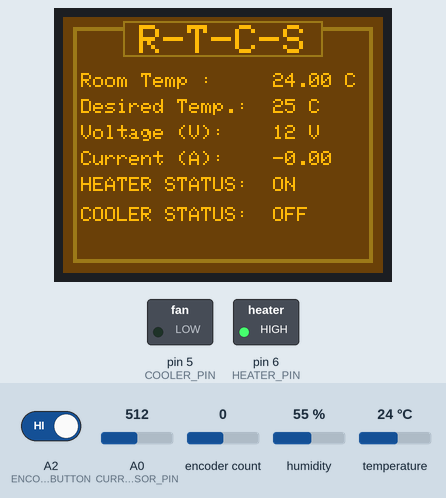
A program run on a simulated Arduino Uno, built with avr-gcc and run on an emulated ATmega328P. Shown: 160×128 colour display, switched loads named in the program (green lamp = pin HIGH). The test bench sets the inputs (shaded band); at power-on: temperature 24 °C, A2 (ENCODER_BUTTON) HIGH, encoder count 0, A0 (CURRENT_SENSOR_PIN) = 512, humidity 55 %.

Above: at 1.4 s.
1.5 s: temperature set to 28 °C
At 4.6 s:
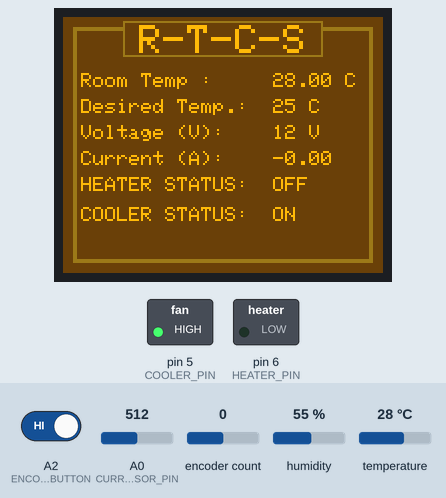
4.7 s: A2 (ENCODER_BUTTON) driven LOW
At 5.37 s:
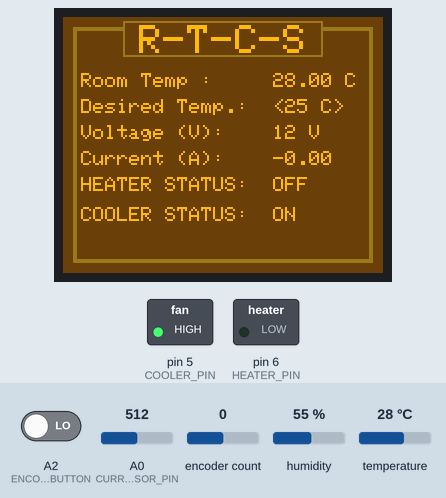
6.6 s: encoder count set to 4
At 7.1 s:
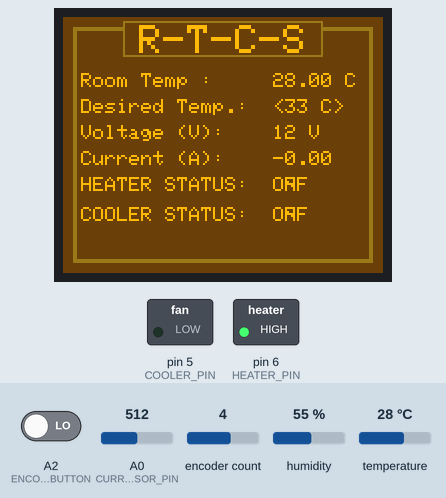
8.6 s: temperature set to 33 °C
At 11.18 s:
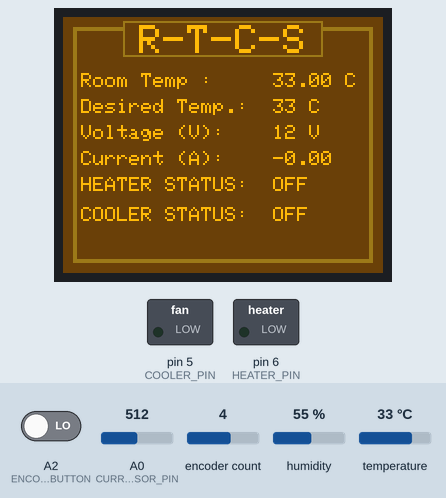
12.4 s: A0 (CURRENT_SENSOR_PIN) set to 490
At 13.52 s:
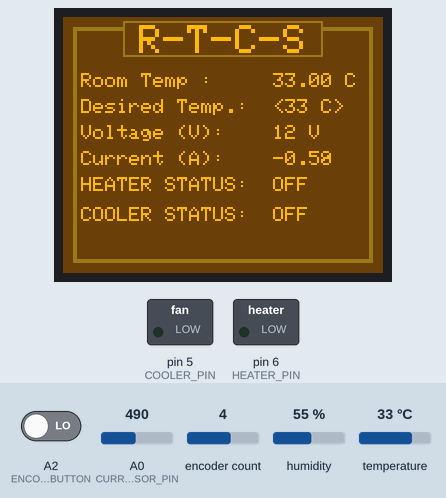
13.9 s: encoder count set to 5
At 14.75 s:
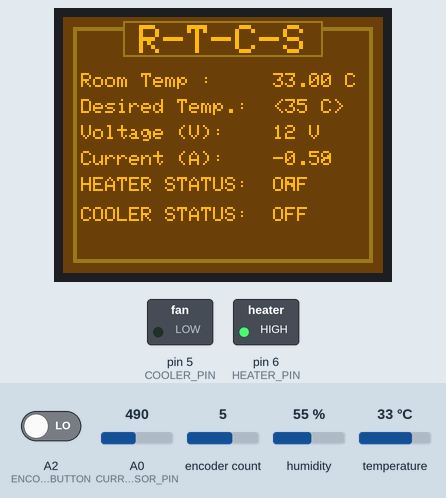
Timing chart, 0 to 16.4 s (numbered marks = the images above; inputs shaded):
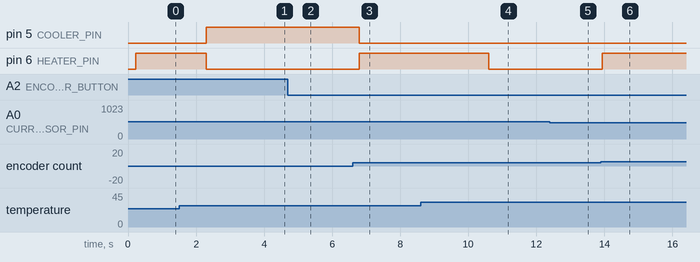

Measured:
- after the input at 1.5 s, pin 5 (COOLER_PIN): LOW → HIGH after 0.80 s; pin 6 (HEATER_PIN): HIGH → LOW after 0.80 s
- after the input at 4.7 s, the display: first changes after 0.11 s (image 2 shows a later state)
- after the input at 6.6 s, pin 5 (COOLER_PIN): HIGH → LOW after 0.20 s; pin 6 (HEATER_PIN): LOW → HIGH after 0.20 s; the display: first differs from a run without the input after 0.21 s (image 3)
- after the input at 8.6 s, pin 6 (HEATER_PIN): HIGH → LOW after 2.0 s; the display: first differs from a run without the input after 2.1 s (image 4)
- after the input at 12.4 s, the display: changes after 0.07 s (image 5)
- after the input at 13.9 s, pin 6 (HEATER_PIN): LOW → HIGH at once; the display: changes after 0.05 s (image 6)

The program:

main.cpp
```cpp
#include <Arduino.h>

#include <Adafruit_GFX.h>    // Core graphics library
#include <Adafruit_ST7735.h> // Hardware-specific library
#include <SPI.h>             // LCD Communication protocol library

#include <Encoder.h> // Rotary encoder library
#include <DHT.h>     // Temperature and humidity sensor library

// LCD Colors
#define BROWN_COLOR 0x6a01
#define YELLOW_COLOR 0x9bc3
#define GOLD_TEXT_COLOR 0xfdc1

#define TFT_CS 10 // chip select
#define TFT_RST 9 // reset
#define TFT_DC 8  // data/command

// TFT_SCL 13
// TFT_SDA 11

// Rotary encoder pins
#define ENCODER_CLK 2
#define ENCODER_DT 3
#define ENCODER_BUTTON A2

// Sensor pins
#define DHT_PIN 7
#define CURRENT_SENSOR_PIN A0

// module pins
#define HEATER_PIN 6
#define COOLER_PIN 5

Adafruit_ST7735 tftLcd = Adafruit_ST7735(TFT_CS, TFT_DC, TFT_RST);
Encoder encoder(ENCODER_CLK, ENCODER_DT);
DHT temperatureSensorDHT11(DHT_PIN, DHT11);

// modules initial values
int lastEncoderPosition = 0;
float lastTemperatureCelcius = 0;
float currentTemperatureCelcius = 0;
int currentEncoderPosition = 25;

bool shouldSetTemp = false;
bool shouldRefresh = false;

// modules initial status
bool heaterState = false;
bool coolerState = false;

String temperatureString = "";
int currentSensorStartReadTime = 0;

// prototypes for functions
void temperatureSettingLogic();
void temperatureControlLogic();
void displayLogic();
float pollCurrentSensor(int noSamples = 10);

void setup(void)
{
    pinMode(ENCODER_BUTTON, INPUT_PULLUP);
    pinMode(CURRENT_SENSOR_PIN, INPUT);
    pinMode(HEATER_PIN, OUTPUT);
    pinMode(COOLER_PIN, OUTPUT);

    temperatureSensorDHT11.begin();

    tftLcd.initR(INITR_BLACKTAB);
    tftLcd.setRotation(1); // 1. landscape, 0. portrait
    tftLcd.fillScreen(BROWN_COLOR);
    tftLcd.fillRect(5, 5, 150, 118, YELLOW_COLOR);
    tftLcd.fillRect(7, 7, 146, 114, BROWN_COLOR);
    tftLcd.fillRect(30, 2, 100, 18, YELLOW_COLOR);
    tftLcd.fillRect(31, 3, 98, 16, BROWN_COLOR);

    tftLcd.setTextColor(GOLD_TEXT_COLOR);
    tftLcd.setCursor(38, 4);
    tftLcd.setTextSize(2);
    tftLcd.print("R-T-C-S");

    tftLcd.setCursor(0, 0);
    tftLcd.setTextSize(1);

    currentSensorStartReadTime = millis();
}

void loop()
{
    temperatureSettingLogic();
    temperatureControlLogic();
    displayLogic();
}

void temperatureSettingLogic()
{
    if (digitalRead(ENCODER_BUTTON) == LOW)
    {
        delay(100);
        if (digitalRead(ENCODER_BUTTON) == LOW)
        {
            shouldSetTemp = !shouldSetTemp;
            shouldRefresh = true;
        }
    }

    if (shouldSetTemp)
    {
        currentEncoderPosition += encoder.readAndReset() / 2;               // divide by 2 as we get 2 steps per click
        currentEncoderPosition = map(currentEncoderPosition, 0, 69, 0, 69); // map to 0-69 range
    }

    if (shouldSetTemp)
        temperatureString = "<" + String(currentEncoderPosition) + " C>";
    else
        temperatureString = String(currentEncoderPosition) + " C";

    if (shouldRefresh)
    {
        tftLcd.fillRect(100, 41, 50, 10, BROWN_COLOR);
        shouldRefresh = false;
    }
}
void temperatureControlLogic()
{
    currentTemperatureCelcius = temperatureSensorDHT11.readTemperature();

    heaterState = currentTemperatureCelcius < currentEncoderPosition;
    coolerState = currentTemperatureCelcius > currentEncoderPosition;

    digitalWrite(HEATER_PIN, heaterState);
    digitalWrite(COOLER_PIN, coolerState);
}

float pollCurrentSensor(int noSamples = 10)
{
    float totalOfAllSamples = 0.0;
    float currentSensorAverageValue = 0.0;
    float currentSensorFinalValue = 0.0;

    for (int i = 0; i < noSamples; i++)
    {
        totalOfAllSamples += analogRead(A0);
        delay(3);
    }
    currentSensorAverageValue = totalOfAllSamples / (float)noSamples; // Taking Average of totalOfAllSamples
    currentSensorFinalValue = (2.5 - (currentSensorAverageValue * (5.0 / 1024.0))) / 0.185;
    return currentSensorFinalValue;
}

void displayLogic()
{
    if (currentEncoderPosition != lastEncoderPosition)
        tftLcd.fillRect(100, 41, 50, 10, BROWN_COLOR);

    if (currentTemperatureCelcius != lastTemperatureCelcius)
    {
        tftLcd.fillRect(90, 28, 50, 10, BROWN_COLOR);
        tftLcd.fillRect(90, 80, 30, 10, BROWN_COLOR);
        tftLcd.fillRect(90, 95, 40, 10, BROWN_COLOR);
    }

    lastEncoderPosition = currentEncoderPosition;
    lastTemperatureCelcius = currentTemperatureCelcius;

    if (millis() - currentSensorStartReadTime > 500)
    {
        currentSensorStartReadTime = millis();
        tftLcd.fillRect(90, 67, 40, 10, BROWN_COLOR);
        tftLcd.setCursor(9, 67);
        tftLcd.print("                ");
        tftLcd.print(String(-pollCurrentSensor()));
    }

    tftLcd.setCursor(9, 28);
    tftLcd.print("Room Temp :     ");
    tftLcd.print(String(currentTemperatureCelcius) + " C");

    tftLcd.setCursor(9, 41);
    tftLcd.print("Desired Temp.:  ");
    tftLcd.print(temperatureString);

    tftLcd.setCursor(9, 54);
    tftLcd.print("Voltage (V):    12 V");

    tftLcd.setCursor(9, 67);
    tftLcd.print("Current (A):    ");

    tftLcd.setCursor(9, 80);
    tftLcd.print("HEATER STATUS:  ");
    tftLcd.print((heaterState ? "ON" : "OFF"));

    tftLcd.setCursor(9, 95);
    tftLcd.print("COOLER STATUS:  ");
    tftLcd.print((coolerState ? "ON" : "OFF"));
}
```
